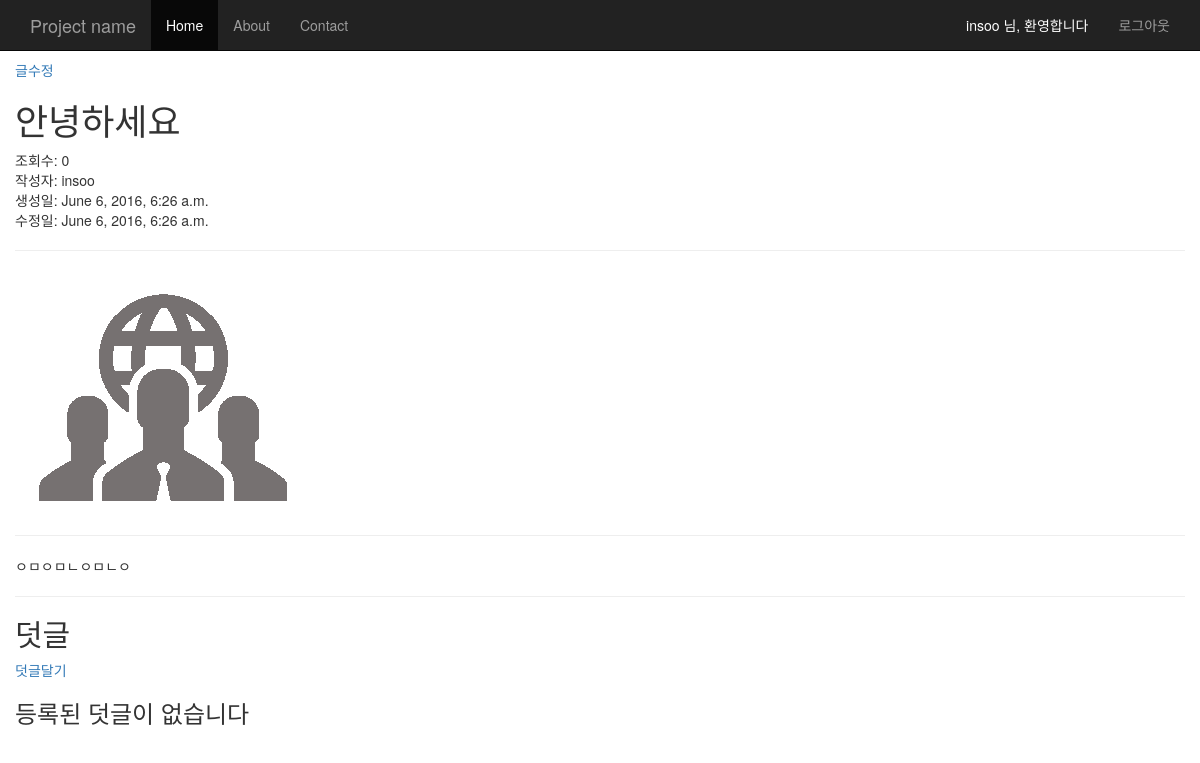
Page /blog/3/ (signed in) on the earlier database version.
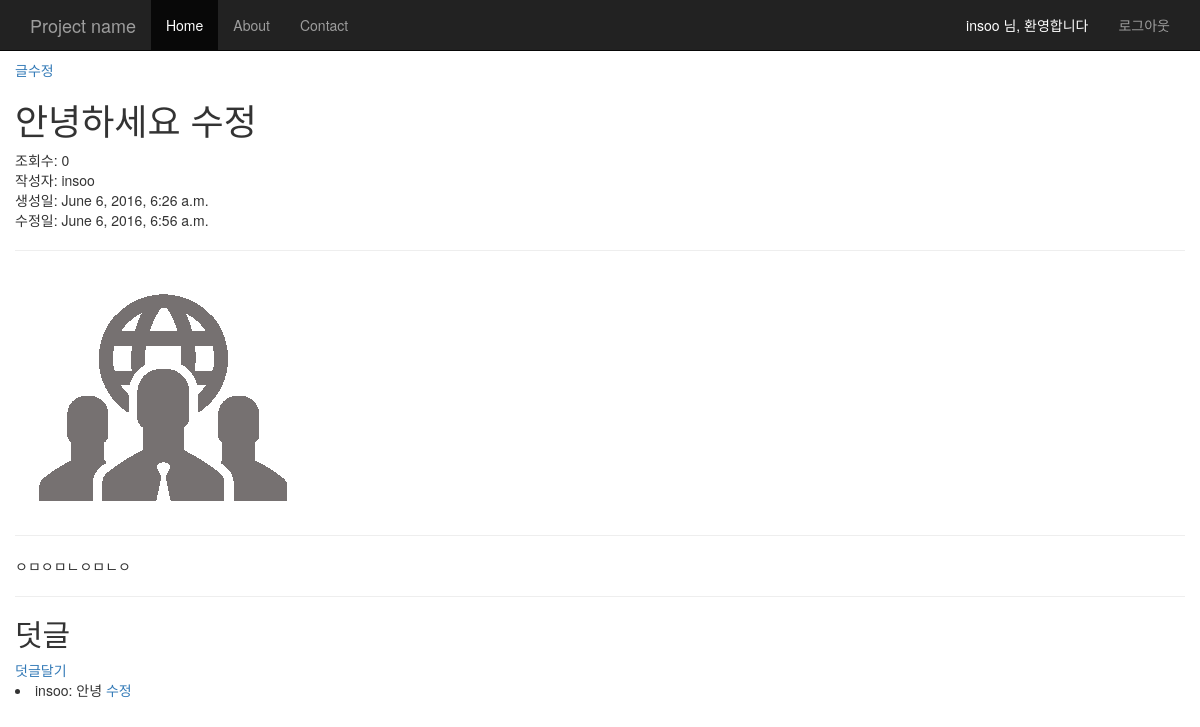
Same page on the later database version.
### blog/models.py (models this page shows, shortened)
class Post(models.Model):
    title = models.CharField(max_length=200)
    content = models.TextField()
    author = models.ForeignKey(settings.AUTH_USER_MODEL)
    photo = models.FileField(default="")
    view = models.IntegerField(default=0)
    created_at = models.DateTimeField(auto_now_add=True)
    updated_at = models.DateTimeField(auto_now=True)

class Comment(models.Model):
    post = models.ForeignKey(Post)
    message = models.TextField()
    commenter = models.ForeignKey(settings.AUTH_USER_MODEL)
    created_at = models.DateTimeField(auto_now_add=True)
    updated_at = models.DateTimeField(auto_now=True)

### blog/views.py (the view)
# urls.py: url(r'^(?P<pk>\d+)/$', views.detail, name='detail'),
@login_required
def detail(request, pk):
    post_detail = get_object_or_404(Post, pk=pk)
    return render(request, 'blog/detail.html', {'post_detail':post_detail})

### blog/templates/blog/detail.html
{% extends "blog/base.html" %}
{% block content %}
    <div class="row">
        <a href="{% url 'blog:post_edit' post_detail.pk %}">글수정</a>
        <h1>{{ post_detail.title }}</h1>
        조회수: {{ post_detail.view }}<br>
        작성자: {{ post_detail.author }}<br>
        생성일: {{ post_detail.created_at }}<br>
        수정일: {{ post_detail.updated_at }}<hr/>
        <img src="{{ post_detail.photo.url }}"/><hr/>
        {{ post_detail.content }}<br><hr/>
        <div>
            <h2>덧글</h2>
            <a href="{% url 'blog:comment_new' post_detail.pk %}">덧글달기</a>
            {% if post_detail.comment_set.all %}
                {% for comment in post_detail.comment_set.all %}
                    <li>
                        {{ comment.commenter }}: {{ comment.message }}
                        <a href="{% url 'blog:comment_edit' post_detail.pk comment.pk %}">수정</a>
                    </li>
                {% endfor %}
            {% else %}
                <h3> 등록된 덧글이 없습니다 </h3>
            {% endif %}
        </div>
    </div>
{% endblock %}

### blog/templates/blog/base.html (shortened to what this page needs)
<!doctype html>
<html>
<head>
<link rel="stylesheet" href="https://maxcdn.bootstrapcdn.com/bootstrap/3.3.6/css/bootstrap.min.css" />
</head>
<body>
    <nav class="navbar navbar-inverse navbar-fixed-top">
      <div class="container">
        <div class="navbar-header">
          <a class="navbar-brand" href="#">Project name</a>
        </div>
        <div id="navbar" class="collapse navbar-collapse">
          <ul class="nav navbar-nav">
            <li class="active"><a href="#">Home</a></li>
            <li><a href="#about">About</a></li>
            <li><a href="#contact">Contact</a></li>
          </ul>
          <ul class="nav navbar-nav navbar-right">
            {% if user.is_authenticated %}
              <li style="color: white; padding: 15px">{{ user.username }} 님, 환영합니다</li>
              <li><a href="{% url "logout" %}?next={{ request.path }}">로그아웃</a></li>
            {% else %}
              <li><a href="{% url "login" %}?next={{ request.path }}">로그인</a></li>
              <li><a href="{% url "signup" %}">회원가입</a></li>
            {% endif %}
          </ul>
        </div>
      </div>
    </nav>
    <div class="container">
        <div class="row">
            <div class="col-sm-12">
                {% block content %}
                {% endblock %}
            </div>
        </div>
    </div>
</body>
</html>

### blog/templates/blog/base.html (style rules this page uses)
body { padding-top: 60px; padding-bottom: 30px; }

Differences in the rows shown:
changed Post "ㅇㅁㅇㅁㄴㅇㅁㄴㅇ": title "안녕하세요" → "안녕하세요 수정"; updated_at "June 6, 2016, 6:26 a.m." → "June 6, 2016, 6:56 a.m."
added Comment: commenter "insoo", message "안녕"
Other differences:
text no longer shown: "등록된 덧글이 없습니다"
